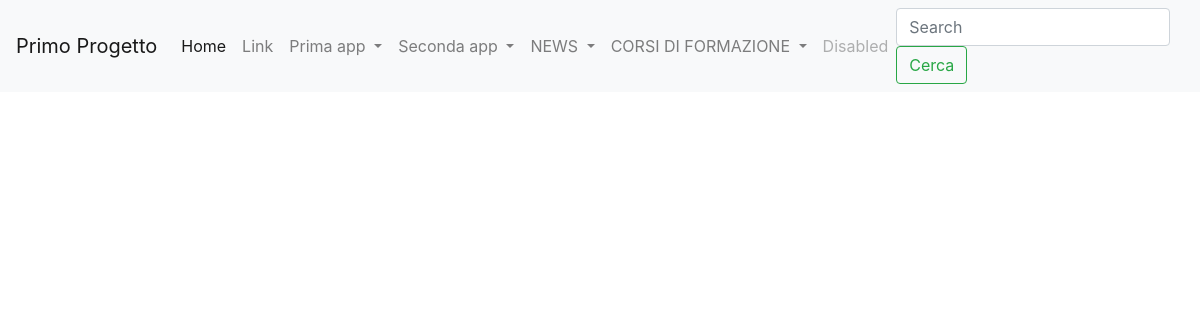
Before: /lista_articoli/3/ with the older database file.
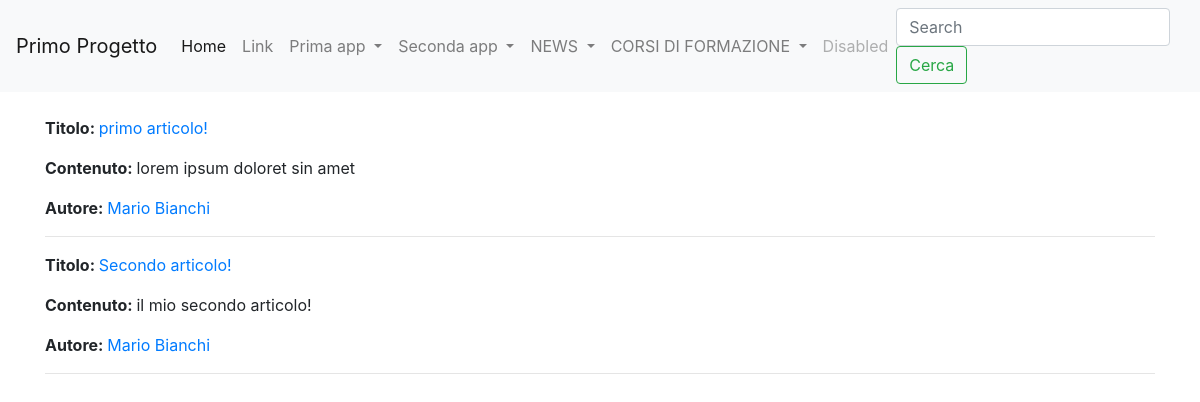
After: the same page with the newer database file.
### news/models.py (models this page shows, shortened)
class Articolo(models.Model):
    titolo = models.CharField(max_length=100) #alcuni capi necessitano di parametri obbligatori
    contenuto = models.TextField()
    giornalista = models.ForeignKey(Giornalista, on_delete=models.CASCADE, related_name="articoli")
    visualizzazioni = models.IntegerField(blank=True, default=0)
    data = models.DateField(default=datetime.now(), blank=True)
    class Meta:
        verbose_name = "Articolo"
        verbose_name_plural = "Articoli"

class Giornalista(models.Model):
    nome = models.CharField(max_length=20)
    cognome = models.CharField(max_length=20)
    anno_di_nascita = models.DateField(max_length=10, default=datetime.now(), blank=True)
    def __str__(self):
        return self.nome + " " + self.cognome
    class Meta:
        verbose_name = "Giornalista"
        verbose_name_plural = "Giornalisti"

### news/views.py (the view)
# urls.py: path("lista_articoli/<int:pk>/", listaArticoli, name="lista_articoli"),
def listaArticoli(request, pk=None):
    if pk==None:
        articoli = Articolo.objects.all()
    else:
        articoli = Articolo.objects.filter(giornalista_id=pk)
    context = {
        'articoli': articoli,
    }
    return render(request, 'lista_articoli.html', context)

### news/templates/lista_articoli.html (shortened to what this page needs)
{%extends 'base.html'%}
{% block content %}
{% for articolo in articoli %}
    <p><strong>Titolo: </strong>
        <a href={% url 'news:articolo_detail' articolo.id%}>{{articolo.titolo}}</a>
    </p>
    <p><strong>Contenuto: </strong>
        {{articolo.contenuto}}
    </p>
    <p><strong>Autore: </strong>
        <a href={% url 'news:giornalista_detail' articolo.giornalista.id %}>{{articolo.giornalista}}</a>
    </p>
    <hr>
{% endfor %}
{% endblock content %}

Changed rows visible on the page:
added Articolo: titolo "primo articolo!", contenuto "lorem ipsum doloret sin amet", giornalista "Mario Bianchi"
added Articolo: titolo "Secondo articolo!", contenuto "il mio secondo articolo!", giornalista "Mario Bianchi"
